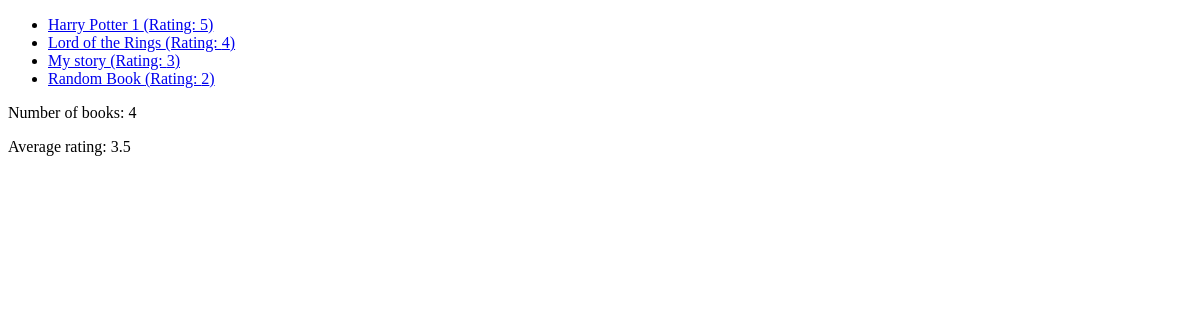
Before: / with the older database file.
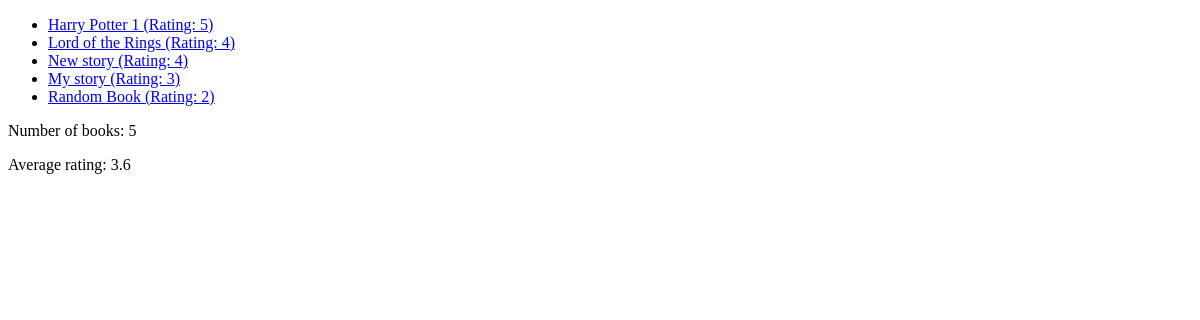
After: the same page with the newer database file.
### book_outlet/models.py (models this page shows, shortened)
class Book(models.Model):
    title = models.CharField(max_length=50)
    rating = models.IntegerField(validators=[MinValueValidator(1), MaxValueValidator(5)])
    author = models.CharField(null=True, max_length=25)
    is_bestselling_book = models.BooleanField(default=False)
    slug = models.SlugField(default='', blank=True, null=False, db_index=True)
    def get_absolute_url(self):
        return reverse("book_detail", args=[self.slug])

### book_outlet/views.py (the view)
# urls.py: path('', views.index, name='index'),
def index(request):
    books = Book.objects.all().order_by('-rating')
    num_books = books.count()
    avg_rating = books.aggregate(Avg('rating'))
    return render(request, 'book_outlet/index.html', {
        'books': books,
        'total_num_books': num_books,
        'average_rating': avg_rating
        })

### book_outlet/templates/book_outlet/index.html (shortened to what this page needs)
{% extends 'book_outlet/base.html' %}
{% block content %}
<ul>
    {% for book in books %}
    <li>
        <a href="{{book.get_absolute_url}}">{{book.title}} (Rating: {{book.rating}})</a>
    </li>
    {% endfor %}
</ul>
<p>Number of books: {{total_num_books}}</p>
<p>Average rating: {{average_rating.rating__avg}}</p>
{% endblock content %}

### book_outlet/templates/book_outlet/base.html (shortened to what this page needs)
<!DOCTYPE html>
<html lang="en">
<head>
</head>
<body>
    {% block content %}{% endblock content %}
</body>
</html>

Changed rows visible on the page:
added Book: title "New story", rating "4"
Other visible differences:
{{ total_num_books }}: "4" → "5"
{{ average_rating.rating__avg }}: "3.5" → "3.6"
